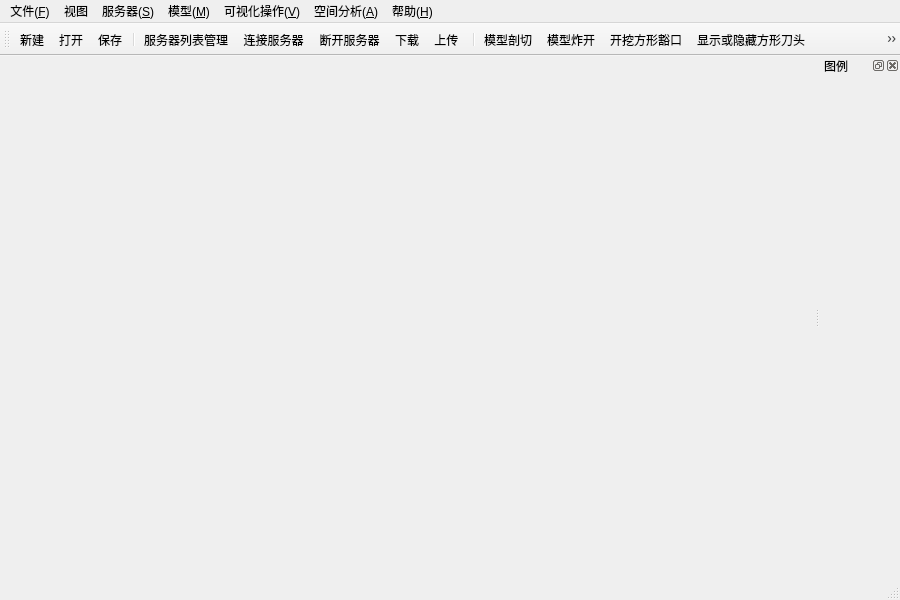
<?xml version="1.0" encoding="UTF-8"?>
<ui version="4.0">
 <class>MainWindowClass</class>
 <widget class="QMainWindow" name="MainWindowClass">
  <property name="geometry">
   <rect>
    <x>0</x>
    <y>0</y>
    <width>900</width>
    <height>600</height>
   </rect>
  </property>
  <property name="sizePolicy">
   <sizepolicy hsizetype="Expanding" vsizetype="Expanding">
    <horstretch>0</horstretch>
    <verstretch>0</verstretch>
   </sizepolicy>
  </property>
  <property name="minimumSize">
   <size>
    <width>400</width>
    <height>300</height>
   </size>
  </property>
  <property name="windowTitle">
   <string>MainWindow</string>
  </property>
  <widget class="QWidget" name="centralWidget">
   <property name="sizePolicy">
    <sizepolicy hsizetype="Expanding" vsizetype="Expanding">
     <horstretch>0</horstretch>
     <verstretch>0</verstretch>
    </sizepolicy>
   </property>
  </widget>
  <widget class="QMenuBar" name="menuBar">
   <property name="geometry">
    <rect>
     <x>0</x>
     <y>0</y>
     <width>900</width>
     <height>23</height>
    </rect>
   </property>
   <widget class="QMenu" name="menuFile">
    <property name="title">
     <string>文件(&amp;F)</string>
    </property>
    <addaction name="actionNew"/>
    <addaction name="actionOpen"/>
    <addaction name="actionClose"/>
    <addaction name="separator"/>
    <addaction name="actionSave"/>
    <addaction name="actionSaveAs"/>
    <addaction name="separator"/>
    <addaction name="actionImportProject"/>
    <addaction name="actionExportProject"/>
    <addaction name="separator"/>
    <addaction name="actionQuit"/>
   </widget>
   <widget class="QMenu" name="menuServer">
    <property name="title">
     <string>服务器(&amp;S)</string>
    </property>
    <addaction name="actionServerManage"/>
    <addaction name="separator"/>
    <addaction name="actionConnectServer"/>
    <addaction name="actionDisconnectServer"/>
    <addaction name="separator"/>
    <addaction name="actionDonwload"/>
    <addaction name="actionUpload"/>
   </widget>
   <widget class="QMenu" name="menuModel">
    <property name="title">
     <string>模型(&amp;M)</string>
    </property>
    <addaction name="actionAddObject"/>
    <addaction name="actionOpenObject"/>
    <addaction name="separator"/>
    <addaction name="actionSaveModel"/>
    <addaction name="actionSaveAsModel"/>
    <addaction name="separator"/>
    <addaction name="actionImportModel"/>
    <addaction name="actionExportModel"/>
    <addaction name="actionMergeModel"/>
    <addaction name="separator"/>
    <addaction name="actionClipModel"/>
    <addaction name="actionCubeNotch"/>
    <addaction name="actionShowHideBoxClipper"/>
    <addaction name="actionTriangleNotch"/>
    <addaction name="actionShowHideTriClipper"/>
    <addaction name="actionStdExplode"/>
    <addaction name="actionCrossExplode"/>
    <addaction name="actionRenderOriginal"/>
    <addaction name="separator"/>
    <addaction name="actionLabelManage"/>
   </widget>
   <widget class="QMenu" name="menuVisualization">
    <property name="title">
     <string>可视化操作(&amp;V)</string>
    </property>
    <addaction name="actionLightOption"/>
    <addaction name="actionSceneLight"/>
    <addaction name="actionCamLight"/>
    <addaction name="actionPaletteCtrl"/>
    <addaction name="actionSmoothCtrl"/>
    <addaction name="actionPerspectiveCtrl"/>
    <addaction name="actionRulerCtrl"/>
    <addaction name="actionRulerGridCtrl"/>
    <addaction name="actionOrientatorCtrl"/>
   </widget>
   <widget class="QMenu" name="menuAnalysis">
    <property name="title">
     <string>空间分析(&amp;A)</string>
    </property>
    <addaction name="actionBufferAnalysis"/>
    <addaction name="actionIntersectAnalysis"/>
   </widget>
   <widget class="QMenu" name="menuHelp">
    <property name="title">
     <string>帮助(&amp;H)</string>
    </property>
    <addaction name="actionHelpInfo"/>
    <addaction name="actionAboutInfo"/>
   </widget>
   <widget class="QMenu" name="menu">
    <property name="title">
     <string>视图</string>
    </property>
    <addaction name="actionShowColorLegend"/>
    <addaction name="actionShowProjectExplorer"/>
   </widget>
   <addaction name="menuFile"/>
   <addaction name="menu"/>
   <addaction name="menuServer"/>
   <addaction name="menuModel"/>
   <addaction name="menuVisualization"/>
   <addaction name="menuAnalysis"/>
   <addaction name="menuHelp"/>
  </widget>
  <widget class="QStatusBar" name="statusBar"/>
  <widget class="QToolBar" name="mainToolBar">
   <attribute name="toolBarArea">
    <enum>TopToolBarArea</enum>
   </attribute>
   <attribute name="toolBarBreak">
    <bool>false</bool>
   </attribute>
   <addaction name="actionNew"/>
   <addaction name="actionOpen"/>
   <addaction name="actionSave"/>
   <addaction name="separator"/>
   <addaction name="actionServerManage"/>
   <addaction name="actionConnectServer"/>
   <addaction name="actionDisconnectServer"/>
   <addaction name="actionDonwload"/>
   <addaction name="actionUpload"/>
   <addaction name="separator"/>
   <addaction name="actionClipModel"/>
   <addaction name="actionCrossExplode"/>
   <addaction name="actionCubeNotch"/>
   <addaction name="actionShowHideBoxClipper"/>
   <addaction name="actionTriangleNotch"/>
   <addaction name="actionShowHideTriClipper"/>
   <addaction name="actionRenderOriginal"/>
   <addaction name="actionLabelManage"/>
   <addaction name="separator"/>
   <addaction name="actionSceneLight"/>
   <addaction name="actionCamLight"/>
   <addaction name="actionPaletteCtrl"/>
   <addaction name="actionShowColorLegend"/>
   <addaction name="actionRulerCtrl"/>
   <addaction name="actionOrientatorCtrl"/>
   <addaction name="actionScreenShot"/>
   <addaction name="separator"/>
   <addaction name="actionQuit"/>
  </widget>
  <widget class="QDockWidget" name="dockColorLegend">
   <property name="minimumSize">
    <size>
     <width>80</width>
     <height>160</height>
    </size>
   </property>
   <property name="features">
    <set>QDockWidget::AllDockWidgetFeatures</set>
   </property>
   <property name="allowedAreas">
    <set>Qt::LeftDockWidgetArea|Qt::RightDockWidgetArea</set>
   </property>
   <property name="windowTitle">
    <string>图例</string>
   </property>
   <attribute name="dockWidgetArea">
    <number>2</number>
   </attribute>
   <widget class="QWidget" name="dockWidgetContents_4"/>
  </widget>
  <action name="actionNew">
   <property name="icon">
    <iconset resource="MainWindow.qrc">
     <normaloff>:/Resources/ToolBar/file.png</normaloff>:/Resources/ToolBar/file.png</iconset>
   </property>
   <property name="text">
    <string>新建 (&amp;N)...</string>
   </property>
   <property name="iconText">
    <string>新建</string>
   </property>
   <property name="toolTip">
    <string>新建</string>
   </property>
  </action>
  <action name="actionOpen">
   <property name="icon">
    <iconset resource="MainWindow.qrc">
     <normaloff>:/Resources/ToolBar/fileopen.png</normaloff>:/Resources/ToolBar/fileopen.png</iconset>
   </property>
   <property name="text">
    <string>打开 (&amp;O)...</string>
   </property>
   <property name="iconText">
    <string>打开</string>
   </property>
   <property name="toolTip">
    <string>打开</string>
   </property>
  </action>
  <action name="actionClose">
   <property name="text">
    <string>关闭 (&amp;C)</string>
   </property>
  </action>
  <action name="actionSave">
   <property name="icon">
    <iconset resource="MainWindow.qrc">
     <normaloff>:/Resources/ToolBar/filesave.png</normaloff>:/Resources/ToolBar/filesave.png</iconset>
   </property>
   <property name="text">
    <string>保存 (&amp;S)</string>
   </property>
   <property name="iconText">
    <string>保存</string>
   </property>
   <property name="toolTip">
    <string>保存</string>
   </property>
  </action>
  <action name="actionSaveAs">
   <property name="text">
    <string>另存为 (&amp;A)...</string>
   </property>
   <property name="iconText">
    <string>另存为</string>
   </property>
   <property name="toolTip">
    <string>另存为</string>
   </property>
  </action>
  <action name="actionImportProject">
   <property name="text">
    <string>导入项目 (&amp;I)...</string>
   </property>
   <property name="iconText">
    <string>导入项目</string>
   </property>
   <property name="toolTip">
    <string>导入项目</string>
   </property>
  </action>
  <action name="actionExportProject">
   <property name="text">
    <string>导出项目 (&amp;E)...</string>
   </property>
   <property name="iconText">
    <string>导出项目</string>
   </property>
   <property name="toolTip">
    <string>导出项目</string>
   </property>
  </action>
  <action name="actionQuit">
   <property name="icon">
    <iconset resource="MainWindow.qrc">
     <normaloff>:/Resources/ToolBar/quit.PNG</normaloff>:/Resources/ToolBar/quit.PNG</iconset>
   </property>
   <property name="text">
    <string>退出 (&amp;X)</string>
   </property>
   <property name="iconText">
    <string>退出</string>
   </property>
   <property name="toolTip">
    <string>退出</string>
   </property>
  </action>
  <action name="actionServerManage">
   <property name="icon">
    <iconset resource="MainWindow.qrc">
     <normaloff>:/Resources/ToolBar/ServerList.png</normaloff>:/Resources/ToolBar/ServerList.png</iconset>
   </property>
   <property name="text">
    <string>服务器列表管理 (&amp;M)...</string>
   </property>
   <property name="iconText">
    <string>服务器列表管理</string>
   </property>
   <property name="toolTip">
    <string>服务器列表管理</string>
   </property>
  </action>
  <action name="actionConnectServer">
   <property name="icon">
    <iconset resource="MainWindow.qrc">
     <normaloff>:/Resources/ToolBar/connectServer.png</normaloff>:/Resources/ToolBar/connectServer.png</iconset>
   </property>
   <property name="text">
    <string>连接服务器 (&amp;C)...</string>
   </property>
   <property name="iconText">
    <string>连接服务器</string>
   </property>
   <property name="toolTip">
    <string>连接服务器</string>
   </property>
  </action>
  <action name="actionDisconnectServer">
   <property name="icon">
    <iconset resource="MainWindow.qrc">
     <normaloff>:/Resources/ToolBar/disconnectServer.png</normaloff>:/Resources/ToolBar/disconnectServer.png</iconset>
   </property>
   <property name="text">
    <string>断开服务器 (&amp;D)</string>
   </property>
   <property name="iconText">
    <string>断开服务器</string>
   </property>
   <property name="toolTip">
    <string>断开服务器</string>
   </property>
  </action>
  <action name="actionDonwload">
   <property name="icon">
    <iconset resource="MainWindow.qrc">
     <normaloff>:/Resources/ToolBar/download.PNG</normaloff>:/Resources/ToolBar/download.PNG</iconset>
   </property>
   <property name="text">
    <string>下载 (&amp;L)...</string>
   </property>
   <property name="iconText">
    <string>下载</string>
   </property>
   <property name="toolTip">
    <string>下载</string>
   </property>
  </action>
  <action name="actionUpload">
   <property name="icon">
    <iconset resource="MainWindow.qrc">
     <normaloff>:/Resources/ToolBar/upload.PNG</normaloff>:/Resources/ToolBar/upload.PNG</iconset>
   </property>
   <property name="text">
    <string>上传 (&amp;U)...</string>
   </property>
   <property name="iconText">
    <string>上传 </string>
   </property>
   <property name="toolTip">
    <string>上传</string>
   </property>
  </action>
  <action name="actionAddObject">
   <property name="text">
    <string>添加对象 (&amp;D)...</string>
   </property>
   <property name="iconText">
    <string>添加对象</string>
   </property>
   <property name="toolTip">
    <string>添加对象</string>
   </property>
  </action>
  <action name="actionOpenObject">
   <property name="text">
    <string>打开对象 (&amp;O)...</string>
   </property>
   <property name="iconText">
    <string>打开对象</string>
   </property>
   <property name="toolTip">
    <string>打开对象</string>
   </property>
   <property name="shortcutContext">
    <enum>Qt::WindowShortcut</enum>
   </property>
  </action>
  <action name="actionSaveModel">
   <property name="text">
    <string>保存模型 (&amp;S)</string>
   </property>
   <property name="iconText">
    <string>保存模型 </string>
   </property>
   <property name="toolTip">
    <string>保存模型 </string>
   </property>
  </action>
  <action name="actionSaveAsModel">
   <property name="text">
    <string>模型另存为 (&amp;A)...</string>
   </property>
   <property name="iconText">
    <string>模型另存为</string>
   </property>
   <property name="toolTip">
    <string>模型另存为</string>
   </property>
  </action>
  <action name="actionImportModel">
   <property name="text">
    <string>导入模型 (&amp;I)...</string>
   </property>
   <property name="iconText">
    <string>导入模型</string>
   </property>
   <property name="toolTip">
    <string>导入模型</string>
   </property>
  </action>
  <action name="actionExportModel">
   <property name="text">
    <string>导出模型 (&amp;E)...</string>
   </property>
   <property name="iconText">
    <string>导出模型</string>
   </property>
   <property name="toolTip">
    <string>导出模型</string>
   </property>
  </action>
  <action name="actionMergeModel">
   <property name="text">
    <string>合并模型 (&amp;M)...</string>
   </property>
   <property name="iconText">
    <string>合并模型</string>
   </property>
   <property name="toolTip">
    <string>合并模型</string>
   </property>
  </action>
  <action name="actionClipModel">
   <property name="icon">
    <iconset resource="MainWindow.qrc">
     <normaloff>:/Resources/ToolBar/Clip.png</normaloff>:/Resources/ToolBar/Clip.png</iconset>
   </property>
   <property name="text">
    <string>模型剖切 (&amp;C)...</string>
   </property>
   <property name="iconText">
    <string>模型剖切</string>
   </property>
   <property name="toolTip">
    <string>模型剖切</string>
   </property>
  </action>
  <action name="actionCubeNotch">
   <property name="icon">
    <iconset resource="MainWindow.qrc">
     <normaloff>:/Resources/ToolBar/cubeNotch.png</normaloff>:/Resources/ToolBar/cubeNotch.png</iconset>
   </property>
   <property name="text">
    <string>开挖方形豁口 (&amp;R)...</string>
   </property>
   <property name="iconText">
    <string>开挖方形豁口</string>
   </property>
   <property name="toolTip">
    <string>开挖方形豁口</string>
   </property>
  </action>
  <action name="actionTriangleNotch">
   <property name="icon">
    <iconset resource="MainWindow.qrc">
     <normaloff>:/Resources/ToolBar/triangelclip.png</normaloff>:/Resources/ToolBar/triangelclip.png</iconset>
   </property>
   <property name="text">
    <string>开挖三角形豁口 (&amp;T)...</string>
   </property>
   <property name="iconText">
    <string>开挖三角形豁口</string>
   </property>
   <property name="toolTip">
    <string>开挖三角形豁口</string>
   </property>
  </action>
  <action name="actionCrossExplode">
   <property name="icon">
    <iconset resource="MainWindow.qrc">
     <normaloff>:/Resources/ToolBar/explode.png</normaloff>:/Resources/ToolBar/explode.png</iconset>
   </property>
   <property name="text">
    <string>模型十字炸开 (&amp;P)...</string>
   </property>
   <property name="iconText">
    <string>模型炸开</string>
   </property>
   <property name="toolTip">
    <string>模型十字炸开</string>
   </property>
  </action>
  <action name="actionLabelManage">
   <property name="icon">
    <iconset resource="MainWindow.qrc">
     <normaloff>:/Resources/ToolBar/label.png</normaloff>:/Resources/ToolBar/label.png</iconset>
   </property>
   <property name="text">
    <string>模型标注管理 (&amp;L)...</string>
   </property>
   <property name="iconText">
    <string>模型标注管理</string>
   </property>
   <property name="toolTip">
    <string>模型标注管理</string>
   </property>
  </action>
  <action name="actionSceneLight">
   <property name="icon">
    <iconset resource="MainWindow.qrc">
     <normaloff>:/Resources/ToolBar/LightCtrl.png</normaloff>:/Resources/ToolBar/LightCtrl.png</iconset>
   </property>
   <property name="text">
    <string>场景灯光 (&amp;L)...</string>
   </property>
   <property name="iconText">
    <string>灯光控制</string>
   </property>
   <property name="toolTip">
    <string>场景灯光</string>
   </property>
  </action>
  <action name="actionPaletteCtrl">
   <property name="icon">
    <iconset resource="MainWindow.qrc">
     <normaloff>:/Resources/ToolBar/color.png</normaloff>:/Resources/ToolBar/color.png</iconset>
   </property>
   <property name="text">
    <string>调色板控制 (&amp;P)...</string>
   </property>
   <property name="iconText">
    <string>调色板控制</string>
   </property>
   <property name="toolTip">
    <string>调色板控制</string>
   </property>
  </action>
  <action name="actionSmoothCtrl">
   <property name="text">
    <string>曲面平滑控制 (&amp;S)</string>
   </property>
   <property name="iconText">
    <string>曲面平滑控制</string>
   </property>
   <property name="toolTip">
    <string>曲面平滑控制</string>
   </property>
  </action>
  <action name="actionShowColorLegend">
   <property name="icon">
    <iconset resource="MainWindow.qrc">
     <normaloff>:/Resources/ToolBar/colorLegend.png</normaloff>:/Resources/ToolBar/colorLegend.png</iconset>
   </property>
   <property name="text">
    <string>图例 (&amp;C)...</string>
   </property>
   <property name="iconText">
    <string>属性值着色控制</string>
   </property>
   <property name="toolTip">
    <string>图例</string>
   </property>
  </action>
  <action name="actionPerspectiveCtrl">
   <property name="text">
    <string>透视控制 (&amp;E)...</string>
   </property>
  </action>
  <action name="actionRulerCtrl">
   <property name="icon">
    <iconset resource="MainWindow.qrc">
     <normaloff>:/Resources/ToolBar/ruler.png</normaloff>:/Resources/ToolBar/ruler.png</iconset>
   </property>
   <property name="text">
    <string>标尺控制 (&amp;B)...</string>
   </property>
   <property name="iconText">
    <string>标尺控制</string>
   </property>
   <property name="toolTip">
    <string>标尺控制</string>
   </property>
  </action>
  <action name="actionRulerGridCtrl">
   <property name="text">
    <string>网格控制 (&amp;G)...</string>
   </property>
   <property name="iconText">
    <string>网格控制</string>
   </property>
   <property name="toolTip">
    <string>网格控制</string>
   </property>
  </action>
  <action name="actionOrientatorCtrl">
   <property name="icon">
    <iconset resource="MainWindow.qrc">
     <normaloff>:/Resources/ToolBar/orientationAxes.png</normaloff>:/Resources/ToolBar/orientationAxes.png</iconset>
   </property>
   <property name="text">
    <string>方向指示器控制 (&amp;O)...</string>
   </property>
   <property name="iconText">
    <string>方向指示器控制</string>
   </property>
   <property name="toolTip">
    <string>方向指示器控制</string>
   </property>
  </action>
  <action name="actionBufferAnalysis">
   <property name="text">
    <string>缓冲区分析 (&amp;B)...</string>
   </property>
   <property name="iconText">
    <string>缓冲区分析</string>
   </property>
   <property name="toolTip">
    <string>缓冲区分析</string>
   </property>
  </action>
  <action name="actionIntersectAnalysis">
   <property name="text">
    <string>相交分析 (&amp;I)...</string>
   </property>
   <property name="iconText">
    <string>相交分析</string>
   </property>
   <property name="toolTip">
    <string>相交分析</string>
   </property>
  </action>
  <action name="actionHelpInfo">
   <property name="icon">
    <iconset resource="MainWindow.qrc">
     <normaloff>:/Resources/ToolBar/help.png</normaloff>:/Resources/ToolBar/help.png</iconset>
   </property>
   <property name="text">
    <string>帮助信息</string>
   </property>
  </action>
  <action name="actionAboutInfo">
   <property name="text">
    <string>关于</string>
   </property>
  </action>
  <action name="actionScreenShot">
   <property name="icon">
    <iconset resource="MainWindow.qrc">
     <normaloff>:/Resources/ToolBar/shotscreen.png</normaloff>:/Resources/ToolBar/shotscreen.png</iconset>
   </property>
   <property name="text">
    <string>截图</string>
   </property>
   <property name="toolTip">
    <string>截图</string>
   </property>
  </action>
  <action name="actionShowHideBoxClipper">
   <property name="icon">
    <iconset resource="MainWindow.qrc">
     <normaloff>:/Resources/ToolBar/showBoxClipper.png</normaloff>:/Resources/ToolBar/showBoxClipper.png</iconset>
   </property>
   <property name="text">
    <string>显示或隐藏方形刀头</string>
   </property>
  </action>
  <action name="actionShowHideTriClipper">
   <property name="icon">
    <iconset resource="MainWindow.qrc">
     <normaloff>:/Resources/ToolBar/showHideTriangelClipper.png</normaloff>:/Resources/ToolBar/showHideTriangelClipper.png</iconset>
   </property>
   <property name="text">
    <string>显示或隐藏三角刀头</string>
   </property>
  </action>
  <action name="actionRenderOriginal">
   <property name="icon">
    <iconset resource="MainWindow.qrc">
     <normaloff>:/Resources/ToolBar/renderOriginal.png</normaloff>:/Resources/ToolBar/renderOriginal.png</iconset>
   </property>
   <property name="text">
    <string>显示原始模型</string>
   </property>
  </action>
  <action name="actionCamLight">
   <property name="icon">
    <iconset resource="MainWindow.qrc">
     <normaloff>:/Resources/ToolBar/camLight.png</normaloff>:/Resources/ToolBar/camLight.png</iconset>
   </property>
   <property name="text">
    <string>cam灯光</string>
   </property>
  </action>
  <action name="actionLightOption">
   <property name="text">
    <string>灯光调节</string>
   </property>
  </action>
  <action name="actionStdExplode">
   <property name="text">
    <string>模型炸裂选项</string>
   </property>
  </action>
  <action name="actionShowProjectExplorer">
   <property name="text">
    <string>文件浏览侧边栏</string>
   </property>
  </action>
 </widget>
 <layoutdefault spacing="6" margin="11"/>
 <resources>
  <include location="MainWindow.qrc"/>
 </resources>
 <connections/>
</ui>
